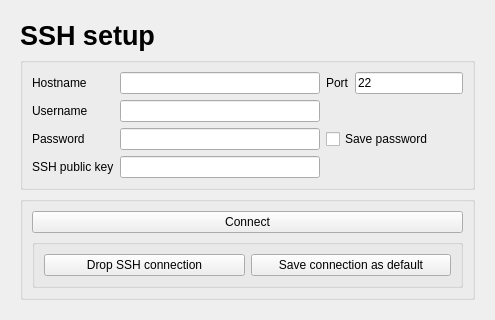
         <widget class="QWidget" name="page_ssh">
          <layout class="QGridLayout" name="gridLayout">
           <item row="0" column="0">
            <widget class="QWidget" name="widget_ssh_setup" native="true">
             <layout class="QGridLayout" name="gridLayout_4">
              <item row="0" column="0">
               <widget class="QLabel" name="label_ssh_title">
                <property name="font">
                 <font>
                  <pointsize>20</pointsize>
                  <weight>75</weight>
                  <bold>true</bold>
                 </font>
                </property>
                <property name="text">
                 <string>SSH setup</string>
                </property>
               </widget>
              </item>
              <item row="1" column="0">
               <widget class="QGroupBox" name="groupBox_connect_fields">
                <property name="title">
                 <string/>
                </property>
                <layout class="QGridLayout" name="gridLayout_3">
                 <item row="4" column="1">
                  <widget class="QLineEdit" name="lineEdit_publickey"/>
                 </item>
                 <item row="1" column="0">
                  <widget class="QLabel" name="label_username">
                   <property name="text">
                    <string>Username</string>
                   </property>
                  </widget>
                 </item>
                 <item row="0" column="2">
                  <widget class="QLabel" name="label_port">
                   <property name="text">
                    <string>Port</string>
                   </property>
                  </widget>
                 </item>
                 <item row="0" column="3">
                  <widget class="QLineEdit" name="lineEdit_port">
                   <property name="inputMethodHints">
                    <set>Qt::ImhDigitsOnly</set>
                   </property>
                   <property name="text">
                    <string>22</string>
                   </property>
                  </widget>
                 </item>
                 <item row="0" column="1">
                  <widget class="QLineEdit" name="lineEdit_host">
                   <property name="sizePolicy">
                    <sizepolicy hsizetype="Expanding" vsizetype="Fixed">
                     <horstretch>0</horstretch>
                     <verstretch>0</verstretch>
                    </sizepolicy>
                   </property>
                   <property name="minimumSize">
                    <size>
                     <width>200</width>
                     <height>0</height>
                    </size>
                   </property>
                   <property name="sizeIncrement">
                    <size>
                     <width>0</width>
                     <height>0</height>
                    </size>
                   </property>
                  </widget>
                 </item>
                 <item row="4" column="0">
                  <widget class="QLabel" name="label_publickey">
                   <property name="text">
                    <string>SSH public key</string>
                   </property>
                  </widget>
                 </item>
                 <item row="3" column="0">
                  <widget class="QLabel" name="label_password">
                   <property name="text">
                    <string>Password</string>
                   </property>
                  </widget>
                 </item>
                 <item row="1" column="1">
                  <widget class="QLineEdit" name="lineEdit_username"/>
                 </item>
                 <item row="0" column="0">
                  <widget class="QLabel" name="label_hostname">
                   <property name="text">
                    <string>Hostname</string>
                   </property>
                  </widget>
                 </item>
                 <item row="3" column="1">
                  <widget class="QLineEdit" name="lineEdit_password">
                   <property name="echoMode">
                    <enum>QLineEdit::Password</enum>
                   </property>
                  </widget>
                 </item>
                 <item row="3" column="2" colspan="2">
                  <widget class="QCheckBox" name="checkBox_save_password">
                   <property name="text">
                    <string>Save password</string>
                   </property>
                  </widget>
                 </item>
                </layout>
               </widget>
              </item>
              <item row="2" column="0">
               <widget class="QGroupBox" name="groupBox_3">
                <property name="title">
                 <string/>
                </property>
                <layout class="QVBoxLayout" name="verticalLayout_2">
                 <item>
                  <widget class="QPushButton" name="pushButton_connect">
                   <property name="text">
                    <string>Connect</string>
                   </property>
                  </widget>
                 </item>
                 <item>
                  <widget class="QGroupBox" name="groupBox_16">
                   <property name="title">
                    <string/>
                   </property>
                   <layout class="QHBoxLayout" name="horizontalLayout_6">
                    <item>
                     <widget class="QPushButton" name="pushButton_drop_connection">
                      <property name="text">
                       <string>Drop SSH connection</string>
                      </property>
                     </widget>
                    </item>
                    <item>
                     <widget class="QPushButton" name="pushButton_saveconnection">
                      <property name="text">
                       <string>Save connection as default</string>
                      </property>
                     </widget>
                    </item>
                   </layout>
                  </widget>
                 </item>
                </layout>
               </widget>
              </item>
             </layout>
            </widget>
           </item>
          </layout>
         </widget>
